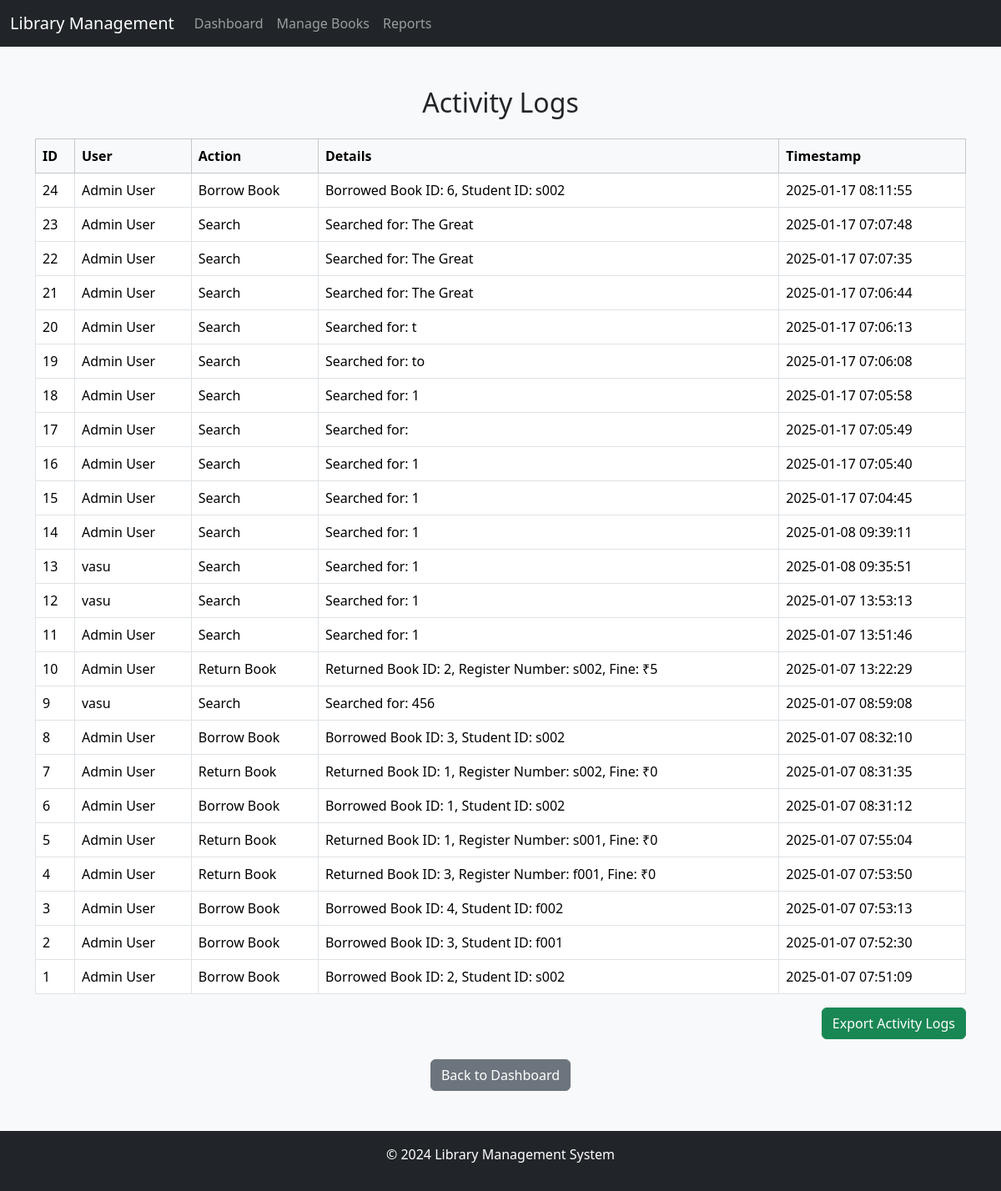
/view_logs.php (signed in), run on an earlier commit of the app's database.
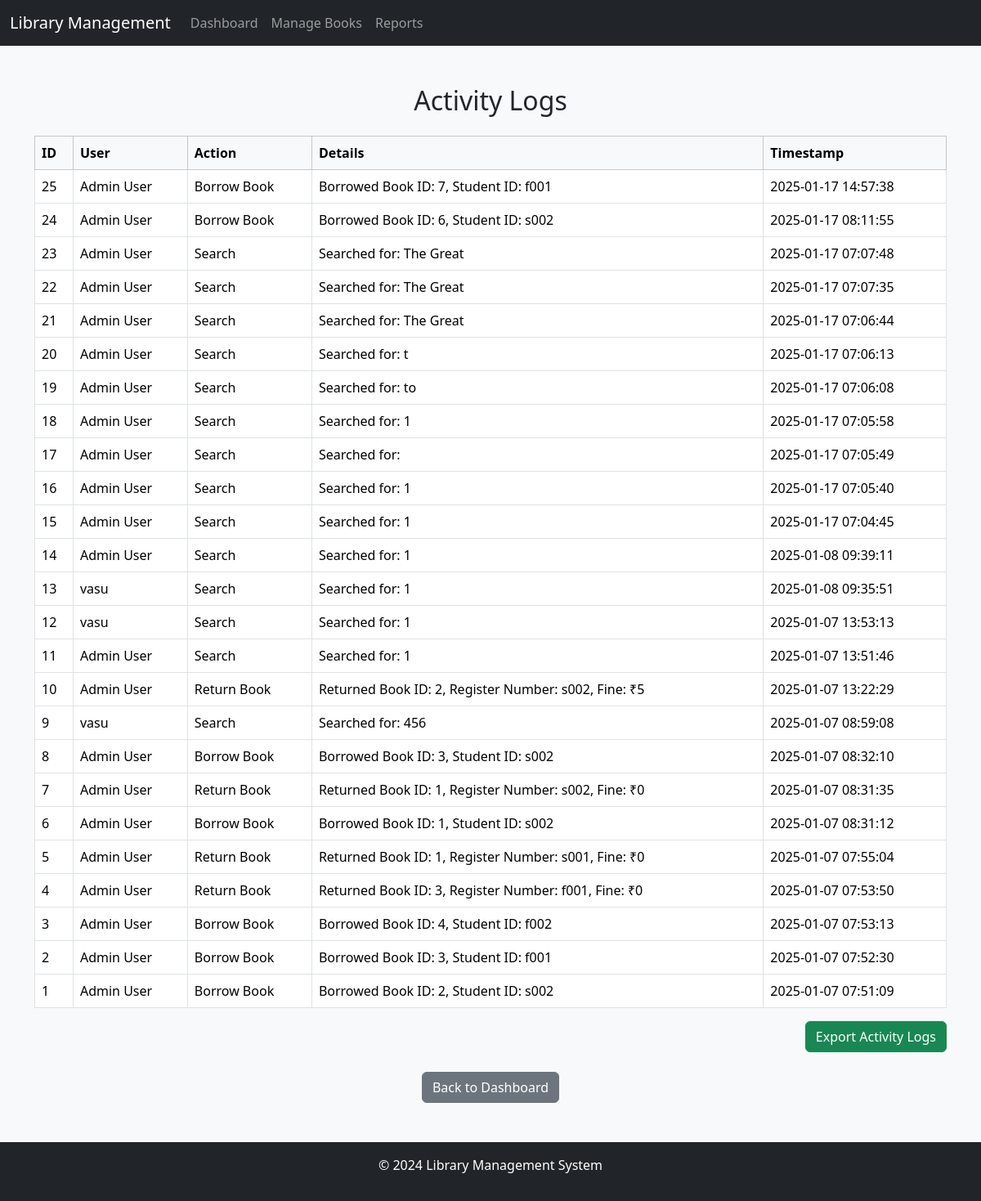
And on a later commit of the database.
### tables this page shows
CREATE TABLE `activity_logs` (
  `id` int(11) NOT NULL,
  `user_id` varchar(20) NOT NULL,
  `action` varchar(50) NOT NULL,
  `details` text DEFAULT NULL,
  `timestamp` timestamp NOT NULL DEFAULT current_timestamp()
);

CREATE TABLE `users` (
  `register_number` varchar(20) NOT NULL,
  `name` varchar(100) NOT NULL,
  `email` varchar(100) NOT NULL,
  `role` enum('admin','student','faculty') NOT NULL,
  `password` varchar(255) NOT NULL
);

### view_logs.php (the view, shortened to what this page needs)
<?php include 'header.php'; ?>
<?php
$conn = new mysqli('localhost', 'root', '', 'library_management_system');
$sql = "SELECT al.*, u.name AS user_name FROM activity_logs al JOIN users u ON al.user_id = u.register_number ORDER BY al.timestamp DESC";
$result = $conn->query($sql);
$logs = $result->fetch_all(MYSQLI_ASSOC);
?>
<!DOCTYPE html>
<html lang="en">
<head>
    <link href="bootstrap-5.3.3-dist/css/bootstrap.min.css" rel="stylesheet">
</head>
<body class="bg-light">
    <div class="container my-5">
        <h2 class="text-center mb-4">Activity Logs</h2>
        <?php if (!empty($logs)): ?>
            <table class="table table-bordered table-hover">
                <thead class="table-light">
                    <tr>
                        <th>ID</th>
                        <th>User</th>
                        <th>Action</th>
                        <th>Details</th>
                        <th>Timestamp</th>
                    </tr>
                </thead>
                <tbody>
                    <?php foreach ($logs as $log): ?>
                        <tr>
                            <td><?php echo $log['id']; ?></td>
                            <td><?php echo $log['user_name']; ?></td>
                            <td><?php echo $log['action']; ?></td>
                            <td><?php echo $log['details']; ?></td>
                            <td><?php echo $log['timestamp']; ?></td>
                        </tr>
                    <?php endforeach; ?>
                </tbody>
            </table>
        <?php else: ?>
            <div class="alert alert-warning text-center">No activity logs found.</div>
        <?php endif; ?>
        <div class="text-end mb-3">
            <form method="get" action="export.php">
                <button type="submit" class="btn btn-success">Export Activity Logs</button>
            </form>
        </div>
        <div class="text-center mt-4">
            <a href="dashboard.php" class="btn btn-secondary">Back to Dashboard</a>
        </div>
    </div>
</body>
</html>
<?php include 'footer.php'; ?>

### header.php (shortened to what this page needs)
<!DOCTYPE html>
<html lang="en">
<head>
    <link href="bootstrap-5.3.3-dist/css/bootstrap.min.css" rel="stylesheet">
</head>
<body>
    <nav class="navbar navbar-expand-lg navbar-dark bg-dark">
        <div class="container-fluid">
            <a class="navbar-brand" href="#">Library Management</a>
            <div class="collapse navbar-collapse" id="navbarNav">
                <ul class="navbar-nav">
                    <li class="nav-item"><a class="nav-link" href="dashboard.php">Dashboard</a></li>
                    <li class="nav-item"><a class="nav-link" href="manage_books.php">Manage Books</a></li>
                    <li class="nav-item"><a class="nav-link" href="reports.php">Reports</a></li>
                </ul>
            </div>
        </div>
    </nav>

### footer.php
<footer class="bg-dark text-white text-center py-3 mt-5">
        <p>&copy; 2024 Library Management System</p>
    </footer>
</body>
</html>

What changed in the data, as far as the page shows it:
added activity_logs: id "25", user.name "Admin User", action "Borrow Book", details "Borrowed Book ID: 7, Student ID: f001", timestamp "2025-01-17 14:57:38"
